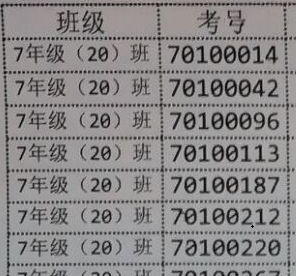
#> input picture opencv_example/cv.png, 296 x 276 px
$ jupyter execute reconization.ipynb   (older library calls are emulated)
#> lines starting #> are read from the running program, lines starting #| are printed output that depends on the picture; after the words box and inside, x2 and y2 are one past the last pixel; in counts of white or black regions, pixels touching at a corner belong together
[cell 1]
# -*- coding: utf-8 -*-


import cv2

import numpy as np
import os

[cell 2]
# 读取图片

imagePath = './cv.png'
if os.path.exists(imagePath):
    img = cv2.imread(imagePath)
#> img is the input picture: shape (276, 296, 3); mean B, G, R 135.2, 134.9, 137.3
else:
    print('err','路径不存在')

[cell 3]
img.shape
#> Out = (276, 296, 3)

[cell 4]
# 转化成灰度图
gray = cv2.cvtColor(img,cv2.COLOR_BGR2GRAY)

[cell 5]
# cv2.imshow('img', img)
# cv2.waitKey(0)
# cv2.destroyAllWindows()

[cell 6]
# 利用Sobel边缘检测生成二值图

sobel = cv2.Sobel(gray, cv2.CV_8U, 1, 0,ksize=3)
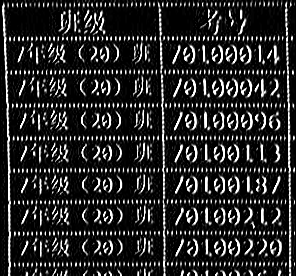
#> sobel: shape (276, 296); min 0, max 255, mean 41.1

[cell 7]
# 二值化

ret, binary = cv2.threshold(sobel, 0, 255,cv2.THRESH_OTSU + cv2.THRESH_BINARY)
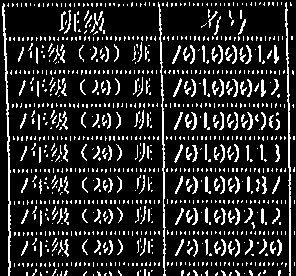
#> binary: shape (276, 296); 15.5% white in thin lines or dots
#> ret = 110

[cell 8]
# 膨胀、腐蚀

element1 = cv2.getStructuringElement(cv2.MORPH_RECT,(30, 9))

element2 =cv2.getStructuringElement(cv2.MORPH_RECT, (24, 6))

[cell 9]
# 膨胀一次，让轮廓突出

dilation = cv2.dilate(binary, element2,iterations=1)
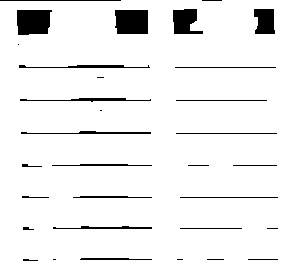
#> dilation: shape (276, 296); 94.3% white; 32 black regions (7 under 20 px), largest, box (x1, y1, x2, y2) and area: (17, 10, 52, 35) 786, (115, 10, 148, 34) 770, (173, 9, 203, 34) 536


# 腐蚀一次，去掉细节

erosion = cv2.erode(dilation, element1,iterations=1)
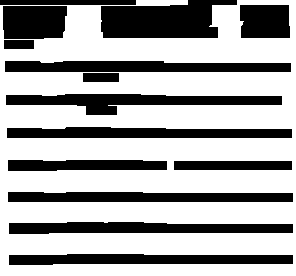
#> erosion: shape (276, 296); 65.4% white; 14 black regions, largest, box (x1, y1, x2, y2) and area: (101, 0, 237, 38) 3886, (6, 94, 282, 115) 3015, (5, 61, 291, 72) 2856


# 再次膨胀，让轮廓明显一些

dilation2 = cv2.dilate(erosion, element2,iterations=2)
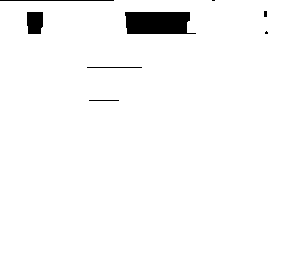
#> dilation2: shape (276, 296); 97.6% white; 8 black regions (3 under 20 px)

[cell 10]
#  查找轮廓和筛选文字区域

region = []

binary,contours, hierarchy =cv2.findContours(dilation2, cv2.RETR_TREE, cv2.CHAIN_APPROX_SIMPLE)
#> contours = 7 contours, 1 with area under 20; largest, box (x1, y1, x2, y2) and area: (0, 0, 296, 276) 81008, (124, 11, 197, 35) 1470, (26, 11, 44, 35) 366, (86, 66, 143, 69) 110, (88, 99, 120, 102) 60, (263, 10, 268, 18) 26

for i in range(len(contours)):

   cnt = contours[i]


    #计算轮廓面积，并筛选掉面积小的

   area = cv2.contourArea(cnt)

   if (area < 1000):

       continue


    #找到最小的矩形

   rect = cv2.minAreaRect(cnt)

   print ("rect is: ")

   print (rect)


    #box是四个点的坐标

   box = cv2.boxPoints(rect)
   print('0',np.array(box).shape)

   box = np.int0(box)
   print('1',np.array(box).shape)


    #计算高和宽

   height = abs(box[0][1] - box[2][1])

   width = abs(box[0][0] - box[2][0])


    #根据文字特征，筛选那些太细的矩形，留下扁的

   if (height > width * 1.3):

       continue


   region.append(box)
#> this loop made 7 passes
#> area on passes 2, 3, 6, 7: 60, 110, 366.5, 26
#> (area, rect, box, height, width) on passes 1, 5: (81008.5, ((147.5, 137.5), (275, 295), -90), [[295, 275], [0, 275], [0, 0], [295, 0]], 275, 295), (1469.5, ((160, 22.5), (23, 72), -90), [[196, 34], [124, 34], [124, 11], [196, 11]], 23, 72)
#| rect is:
#| ((147.5, 137.5), (275.0, 295.0), -90.0)
#| 0 (4, 2)
#| 1 (4, 2)
#| rect is:
#| ((160.0, 22.5), (23.0, 72.0), -90.0)
#| 0 (4, 2)
#| 1 (4, 2)
#> after the loop, region = [[[295, 275], [0, 275], [0, 0], [295, 0]], [[196, 34], [124, 34], [124, 11], [196, 11]]]

[cell 11]
# 绘制轮廓

for box in region:

   cv2.drawContours(img, [box], 0, (0, 255, 0), 2)
#> this loop made 2 passes
#> box on passes 1 to 2: [[295, 275], [0, 275], [0, 0], [295, 0]], [[196, 34], [124, 34], [124, 11], [196, 11]]
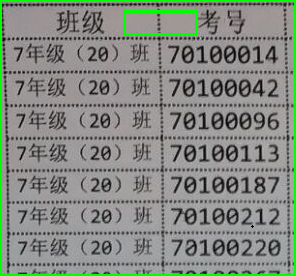
#> img: shape (276, 296, 3); 3.47% of pixels changed, all inside (x1, y1, x2, y2) = (0, 0, 296, 276)

[cell 12]
for box in region:
    print(np.array(box))

[cell 13]
box[1]
#> Out = [124, 34]

[cell 14]
box[3]
#> Out = [196, 11]

[cell 15]


# cv2.imshow('img', img)

# cv2.waitKey(0)

# cv2.destroyAllWindows()

[cell 16]
# 读取图片

# img = cv2.imread(imagePath)

# 灰度化
gray = cv2.cvtColor(img,cv2.COLOR_BGR2GRAY)
vis = img.copy()
orig = img.copy()

# 调用 MSER 算法
mser = cv2.MSER_create()
regions, _ = mser.detectRegions(gray)  # 获取文本区域
#> regions = 917 items
hulls = [cv2.convexHull(p.reshape(-1, 1,2)) for p in regions]  # 绘制文本区域
#> hulls = 917 contours; largest, box (x1, y1, x2, y2) and area: (2, 2, 287, 274) 39160, (2, 2, 287, 274) 39095, (210, 77, 267, 98) 1038, (56, 10, 80, 35) 498, (56, 10, 80, 35) 498
cv2.polylines(img, hulls, 1, (0, 255, 0))
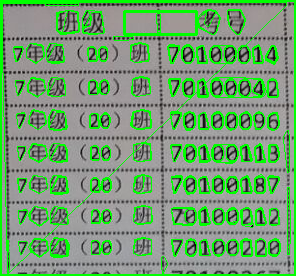
#> img: shape (276, 296, 3); 13.26% of pixels changed, all inside (x1, y1, x2, y2) = (2, 2, 291, 274)
cv2.imshow('img', img)

# 将不规则检测框处理成矩形框
keep = []
for c in hulls:
   x, y, w, h = cv2.boundingRect(c)
   keep.append([x, y, x + w, y + h])
   cv2.rectangle(vis, (x, y), (x + w, y + h), (255, 255, 0), 1)
#> this loop made 917 passes
#> (x, y, w, h) on passes 1 to 3: (45, 3, 34, 3), (7, 240, 3, 34), (2, 2, 285, 272)
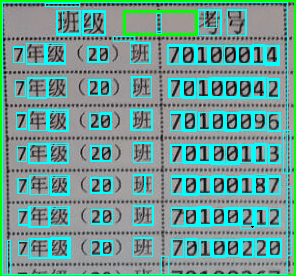
#> vis: shape (276, 296, 3); 16.89% of pixels changed, all inside (x1, y1, x2, y2) = (2, 2, 292, 275)
#> after the loop, keep = 917 items, first 6: [45, 3, 79, 6], [7, 240, 10, 274], [2, 2, 287, 274], [2, 2, 287, 274], [283, 130, 290, 173], [83, 12, 104, 34]
cv2.imshow("hulls",vis)

$ run again, with opencv_example/grades.jpg saved as opencv_example/cv.png
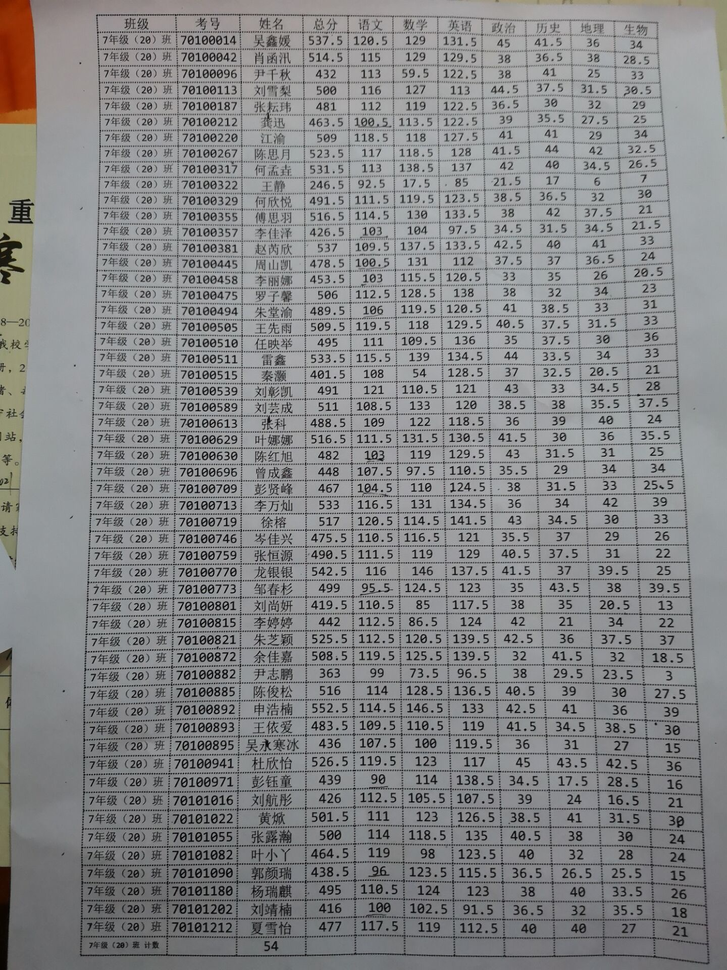
#> input picture opencv_example/grades.jpg, 727 x 970 px, shrunk from 1440 x 1920 before the run
#> img is the input picture: shape (970, 727, 3); mean B, G, R 135.5, 134.5, 134
#> `ret, binary = cv2.threshold(sobel, 0, 255,cv2.THRESH_OTSU + cv2.THRESH..`:
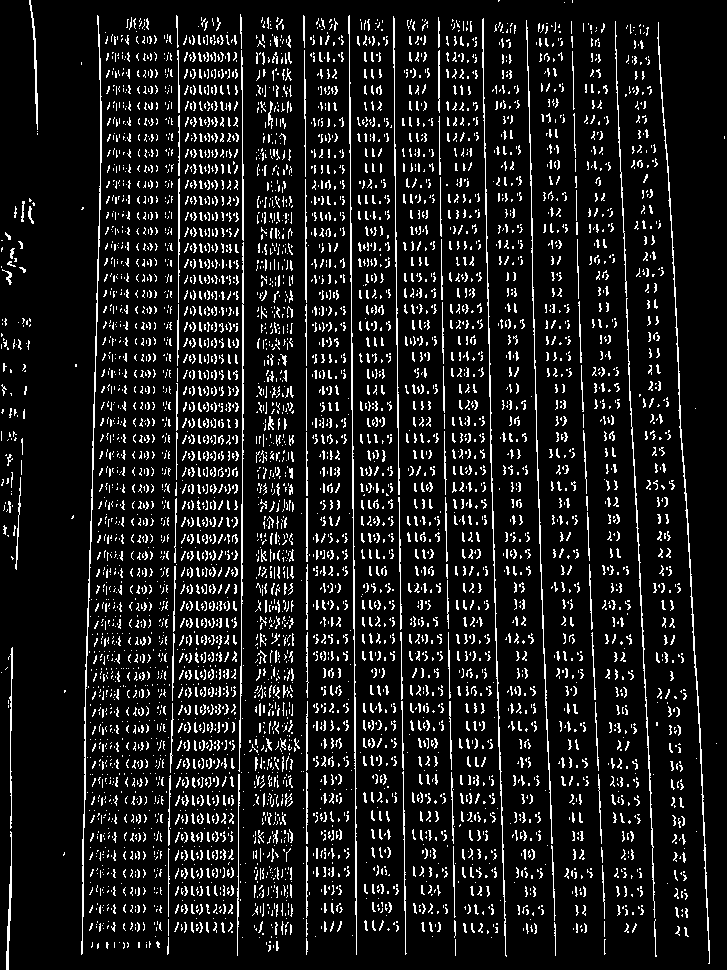
#> binary: shape (970, 727); 10.4% white in thin lines or dots
#> ret = 102
#> dilation: shape (970, 727); 82.1% white; 534 black regions (106 under 20 px), largest, box (x1, y1, x2, y2) and area: (0, 0, 727, 970) 105757, (95, 935, 144, 940) 239, (96, 898, 157, 903) 176
#> erosion: shape (970, 727); 41.7% white; 17 white regions (1 under 20 px), largest, box (x1, y1, x2, y2) and area: (68, 19, 707, 950) 288656, (0, 650, 11, 970) 3032, (0, 249, 23, 284) 451
#> dilation2: shape (970, 727); 86.5% white; 32 black regions (18 under 20 px)
#> contours = 38 contours, 13 with area under 20; largest, box (x1, y1, x2, y2) and area: (46, 15, 727, 956) 584684, (0, 646, 35, 970) 10530, (0, 452, 44, 518) 2742, (0, 230, 47, 290) 2142, (0, 316, 53, 355) 1757
#> the loop `for i in range(len(contours)): ` made 38 passes
#> area on passes 4, 5, 6, 7, 12, 14, 15, 16: 602, 723.5, 798.5, 717.5, 68, 39, 214, 60
#> (printed output is left out)
#> after the loop `for i in range(len(contours)):`: region = [[[52, 354], [0, 354], [0, 316], [52, 316]], [[46, 289], [0, 289], [0, 230], [46, 230]], [[55, 226], [0, 226], [0, 199], [55, 199]]]
#> the loop `for box in region: ` made 3 passes
#> box on passes 1 to 3: [[52, 354], [0, 354], [0, 316], [52, 316]], [[46, 289], [0, 289], [0, 230], [46, 230]], [[55, 226], [0, 226], [0, 199], [55, 199]]
#> the loop `for box in region:` made 3 passes
#> (printed output is left out)
#> `box[1]`: Out = [0, 226]
#> `box[3]`: Out = [55, 199]
#> regions = 1737 items
#> hulls = 1737 contours; largest, box (x1, y1, x2, y2) and area: (1, 1, 37, 124) 4128, (1, 1, 36, 115) 3578, (595, 702, 697, 721) 1585, (91, 515, 174, 531) 1210, (90, 532, 174, 548) 1200
#> the loop `for c in hulls:` made 1737 passes
#> (x, y, w, h) on passes 1 to 3: (1, 1, 35, 114), (1, 1, 36, 123), (80, 953, 248, 4)
#> after the loop `for c in hulls:`:
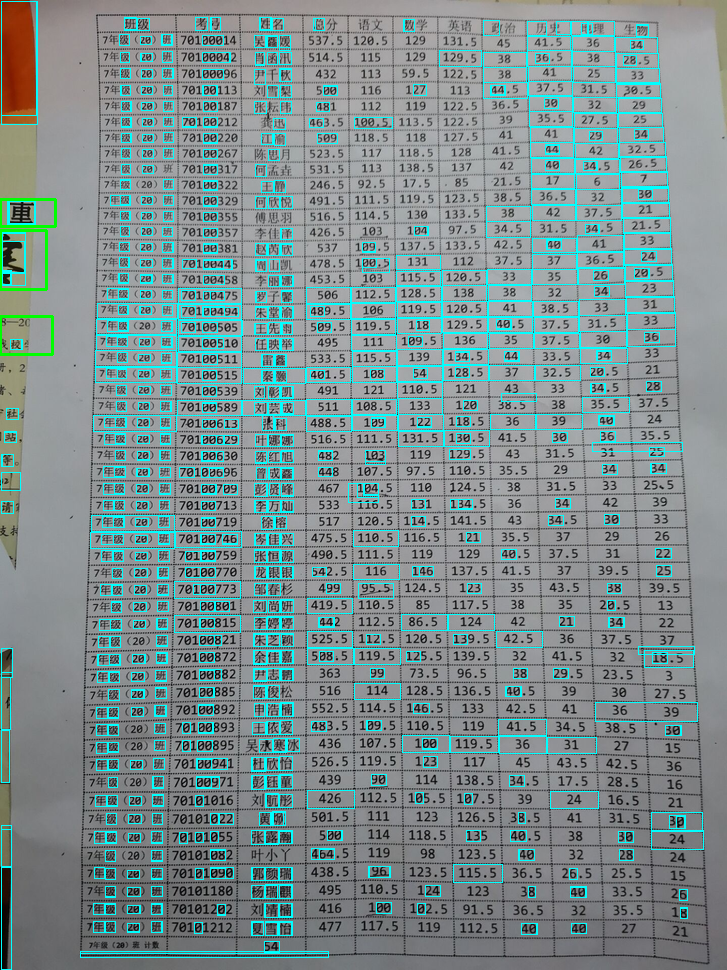
#> vis: shape (970, 727, 3); mean B, G, R 143.4, 143, 124.3
#> after the loop `for c in hulls:`: keep = 1737 items, first 6: [1, 1, 36, 115], [1, 1, 37, 124], [80, 953, 328, 957], [80, 951, 328, 957], [1, 867, 11, 969], [1, 867, 11, 969]
